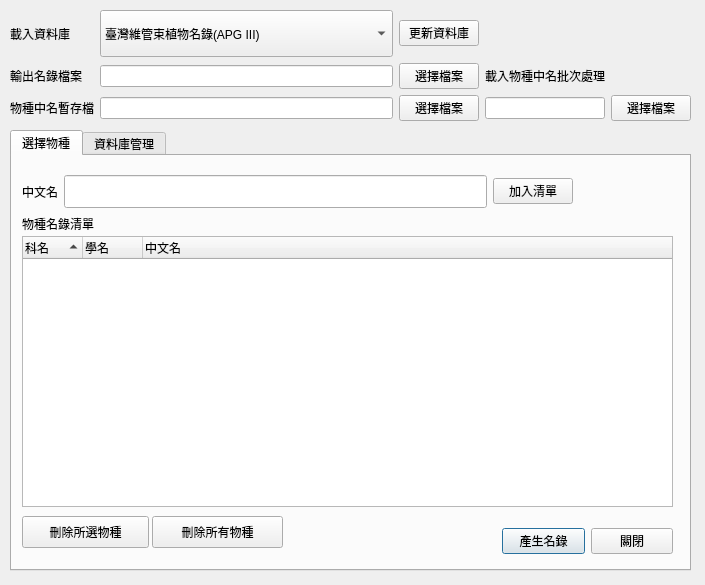
<?xml version="1.0" encoding="UTF-8"?>
<ui version="4.0">
 <class>Window</class>
 <widget class="QDialog" name="Window">
  <property name="geometry">
   <rect>
    <x>0</x>
    <y>0</y>
    <width>705</width>
    <height>585</height>
   </rect>
  </property>
  <property name="windowTitle">
   <string>物種名錄產生器 namelist generator</string>
  </property>
  <widget class="QTabWidget" name="tabWidget">
   <property name="geometry">
    <rect>
     <x>10</x>
     <y>130</y>
     <width>681</width>
     <height>441</height>
    </rect>
   </property>
   <property name="currentIndex">
    <number>0</number>
   </property>
   <widget class="QWidget" name="tabSelect">
    <attribute name="title">
     <string>選擇物種</string>
    </attribute>
    <widget class="QTreeWidget" name="treeWidget">
     <property name="geometry">
      <rect>
       <x>10</x>
       <y>80</y>
       <width>651</width>
       <height>271</height>
      </rect>
     </property>
     <property name="alternatingRowColors">
      <bool>true</bool>
     </property>
     <property name="selectionMode">
      <enum>QAbstractItemView::MultiSelection</enum>
     </property>
     <property name="indentation">
      <number>10</number>
     </property>
     <property name="rootIsDecorated">
      <bool>false</bool>
     </property>
     <property name="sortingEnabled">
      <bool>true</bool>
     </property>
     <attribute name="headerVisible">
      <bool>true</bool>
     </attribute>
     <attribute name="headerDefaultSectionSize">
      <number>60</number>
     </attribute>
     <attribute name="headerHighlightSections">
      <bool>true</bool>
     </attribute>
     <attribute name="headerMinimumSectionSize">
      <number>2</number>
     </attribute>
     <attribute name="headerShowSortIndicator" stdset="0">
      <bool>true</bool>
     </attribute>
     <column>
      <property name="text">
       <string>科名</string>
      </property>
     </column>
     <column>
      <property name="text">
       <string>學名</string>
      </property>
     </column>
     <column>
      <property name="text">
       <string>中文名</string>
      </property>
     </column>
    </widget>
    <widget class="QWidget" name="horizontalLayoutWidget_4">
     <property name="geometry">
      <rect>
       <x>490</x>
       <y>360</y>
       <width>171</width>
       <height>51</height>
      </rect>
     </property>
     <layout class="QHBoxLayout" name="horizontalLayout_4">
      <item>
       <widget class="QPushButton" name="butGenerateSp">
        <property name="text">
         <string>產生名錄</string>
        </property>
       </widget>
      </item>
      <item>
       <widget class="QPushButton" name="butClose1">
        <property name="text">
         <string>關閉</string>
        </property>
       </widget>
      </item>
     </layout>
    </widget>
    <widget class="QWidget" name="gridLayoutWidget_3">
     <property name="geometry">
      <rect>
       <x>10</x>
       <y>10</y>
       <width>551</width>
       <height>51</height>
      </rect>
     </property>
     <layout class="QGridLayout" name="gridLayout_3">
      <item row="0" column="0">
       <widget class="QLabel" name="label_5">
        <property name="text">
         <string>中文名</string>
        </property>
       </widget>
      </item>
      <item row="0" column="1">
       <widget class="QLineEdit" name="lineSpecies">
        <property name="baseSize">
         <size>
          <width>0</width>
          <height>20</height>
         </size>
        </property>
        <property name="font">
         <font>
          <pointsize>16</pointsize>
          <italic>true</italic>
         </font>
        </property>
        <property name="toolTip">
         <string>&lt;html&gt;&lt;head/&gt;&lt;body&gt;&lt;p&gt;輸入物種開頭前幾字則會列出近似物種，&lt;/p&gt;&lt;p&gt;可按 enter 或 return 選擇該物種加入下方物種名錄清單&lt;/p&gt;&lt;/body&gt;&lt;/html&gt;</string>
        </property>
        <property name="autoFillBackground">
         <bool>false</bool>
        </property>
       </widget>
      </item>
      <item row="0" column="2">
       <widget class="QPushButton" name="butAddToTree">
        <property name="text">
         <string>加入清單</string>
        </property>
       </widget>
      </item>
     </layout>
    </widget>
    <widget class="QPushButton" name="butDeleteSelection">
     <property name="geometry">
      <rect>
       <x>10</x>
       <y>360</y>
       <width>127</width>
       <height>32</height>
      </rect>
     </property>
     <property name="text">
      <string>刪除所選物種</string>
     </property>
    </widget>
    <widget class="QPushButton" name="butDeleteAll">
     <property name="geometry">
      <rect>
       <x>140</x>
       <y>360</y>
       <width>131</width>
       <height>32</height>
      </rect>
     </property>
     <property name="text">
      <string>刪除所有物種</string>
     </property>
    </widget>
    <widget class="QLabel" name="label_7">
     <property name="geometry">
      <rect>
       <x>10</x>
       <y>60</y>
       <width>81</width>
       <height>16</height>
      </rect>
     </property>
     <property name="text">
      <string>物種名錄清單</string>
     </property>
    </widget>
   </widget>
   <widget class="QWidget" name="tabBatch">
    <attribute name="title">
     <string>資料庫管理</string>
    </attribute>
    <widget class="QWidget" name="horizontalLayoutWidget_2">
     <property name="geometry">
      <rect>
       <x>10</x>
       <y>20</y>
       <width>411</width>
       <height>41</height>
      </rect>
     </property>
     <layout class="QHBoxLayout" name="horizontalLayout_2">
      <item>
       <widget class="QLabel" name="label">
        <property name="text">
         <string>物種清單資料表</string>
        </property>
       </widget>
      </item>
      <item>
       <widget class="QLineEdit" name="lineBlist">
        <property name="text">
         <string/>
        </property>
       </widget>
      </item>
      <item>
       <widget class="QPushButton" name="butBlist">
        <property name="toolTip">
         <string>&lt;html&gt;&lt;head/&gt;&lt;body&gt;&lt;p&gt;選擇物種清單的資料表，這個資料表為 csv 檔案，以 UTF-8 編碼。&lt;/p&gt;&lt;/body&gt;&lt;/html&gt;</string>
        </property>
        <property name="text">
         <string>選擇檔案</string>
        </property>
       </widget>
      </item>
     </layout>
    </widget>
   </widget>
  </widget>
  <widget class="QWidget" name="gridLayoutWidget_2">
   <property name="geometry">
    <rect>
     <x>10</x>
     <y>10</y>
     <width>681</width>
     <height>111</height>
    </rect>
   </property>
   <layout class="QGridLayout" name="gridLayout_2">
    <item row="2" column="2">
     <widget class="QPushButton" name="butSelectTempFile">
      <property name="toolTip">
       <string>&lt;html&gt;&lt;head/&gt;&lt;body&gt;&lt;p&gt;選擇暫存的物種中名暫存檔，未來可重複載入此檔案批次產生名錄&lt;/p&gt;&lt;/body&gt;&lt;/html&gt;</string>
      </property>
      <property name="text">
       <string>選擇檔案</string>
      </property>
     </widget>
    </item>
    <item row="0" column="1">
     <widget class="QComboBox" name="comboDBselect">
      <property name="sizePolicy">
       <sizepolicy hsizetype="Expanding" vsizetype="MinimumExpanding">
        <horstretch>0</horstretch>
        <verstretch>0</verstretch>
       </sizepolicy>
      </property>
      <item>
       <property name="text">
        <string>臺灣維管束植物名錄(APG III)</string>
       </property>
      </item>
      <item>
       <property name="text">
        <string>臺灣維管束植物名錄(Flora of Taiwan 2nd Edition)</string>
       </property>
      </item>
      <item>
       <property name="text">
        <string>臺灣鳥類名錄(2014)</string>
       </property>
      </item>
     </widget>
    </item>
    <item row="1" column="1">
     <widget class="QLineEdit" name="lineOutputFilename">
      <property name="text">
       <string/>
      </property>
     </widget>
    </item>
    <item row="1" column="0">
     <widget class="QLabel" name="label_2">
      <property name="text">
       <string>輸出名錄檔案</string>
      </property>
     </widget>
    </item>
    <item row="1" column="2">
     <widget class="QPushButton" name="butSelectOutput">
      <property name="toolTip">
       <string>&lt;html&gt;&lt;head/&gt;&lt;body&gt;&lt;p&gt;選擇輸出的名錄檔案，會依照附檔名輸出相對應的格式。&lt;/p&gt;&lt;p&gt;目前支援的格式有：Microsoft Word 2007 (.docx), Open document format (.odt), markdown (.md) 等&lt;/p&gt;&lt;/body&gt;&lt;/html&gt;</string>
      </property>
      <property name="text">
       <string>選擇檔案</string>
      </property>
     </widget>
    </item>
    <item row="2" column="3">
     <widget class="QLineEdit" name="lineSlist"/>
    </item>
    <item row="0" column="2">
     <widget class="QPushButton" name="butUpdateDB">
      <property name="toolTip">
       <string>&lt;html&gt;&lt;head/&gt;&lt;body&gt;&lt;p&gt;更新名錄資料庫(需連上網路)&lt;/p&gt;&lt;/body&gt;&lt;/html&gt;</string>
      </property>
      <property name="text">
       <string>更新資料庫</string>
      </property>
     </widget>
    </item>
    <item row="0" column="0">
     <widget class="QLabel" name="label_3">
      <property name="text">
       <string>載入資料庫</string>
      </property>
     </widget>
    </item>
    <item row="2" column="0">
     <widget class="QLabel" name="label_6">
      <property name="text">
       <string>物種中名暫存檔</string>
      </property>
     </widget>
    </item>
    <item row="2" column="1">
     <widget class="QLineEdit" name="lineTempFile"/>
    </item>
    <item row="2" column="4">
     <widget class="QPushButton" name="butSlist">
      <property name="text">
       <string>選擇檔案</string>
      </property>
     </widget>
    </item>
    <item row="1" column="3">
     <widget class="QLabel" name="label_4">
      <property name="text">
       <string>載入物種中名批次處理</string>
      </property>
     </widget>
    </item>
   </layout>
  </widget>
 </widget>
 <resources/>
 <connections>
  <connection>
   <sender>butClose1</sender>
   <signal>clicked()</signal>
   <receiver>Window</receiver>
   <slot>close()</slot>
   <hints>
    <hint type="sourcelabel">
     <x>593</x>
     <y>484</y>
    </hint>
    <hint type="destinationlabel">
     <x>354</x>
     <y>274</y>
    </hint>
   </hints>
  </connection>
 </connections>
</ui>
